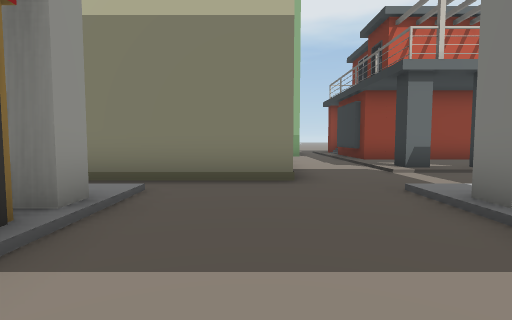
view 1 (above)

23 first-person views from a walk through a 3-D level made in the Unity game engine. The camera is 1.4 m above the floor, tilts 4° down and sees 80° across. The floor is counted in squares, 2 m on a side. Each view is taken from the middle of a square. On the plan, view 1 faces up. The plan holds only what a view shows up to about 10 squares ahead; the rest is blank. The place goes on beyond the plan. Some animated figures are not drawn.

view 2
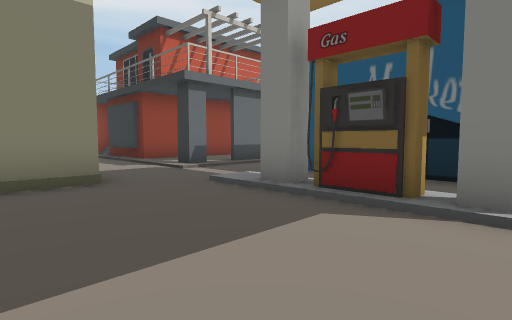

view 3
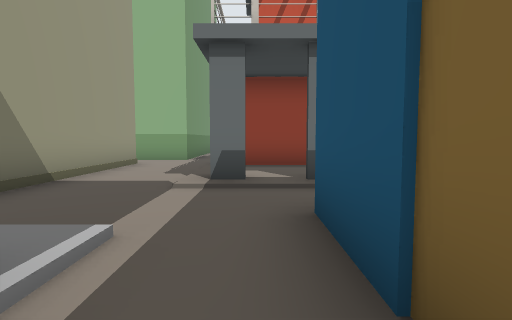

view 4
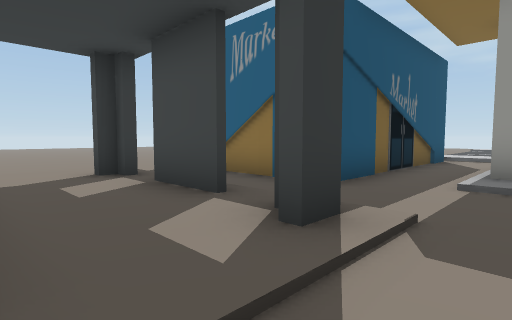

view 5
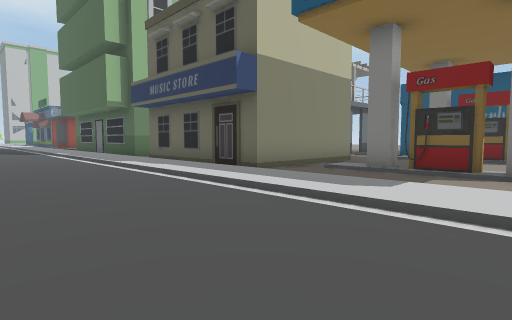

view 6
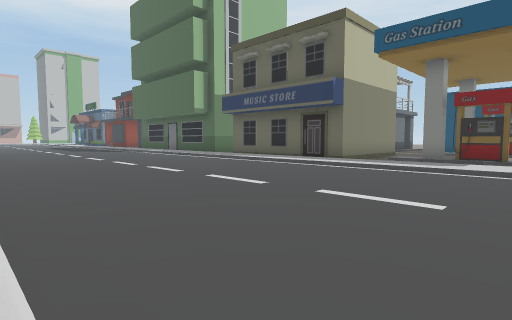

view 7
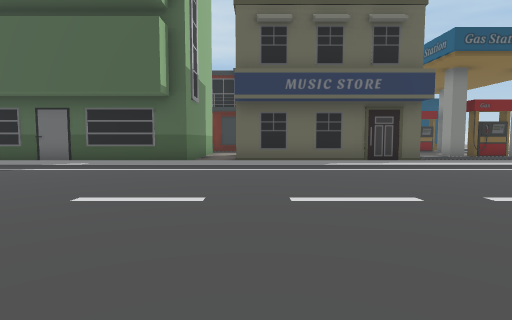

view 8
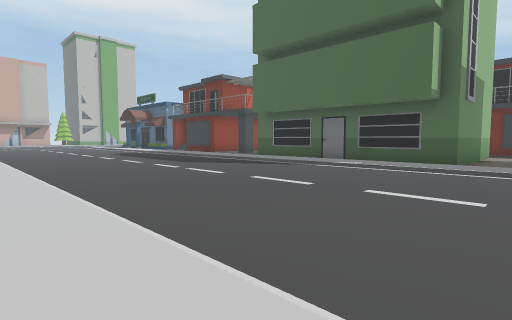

view 9
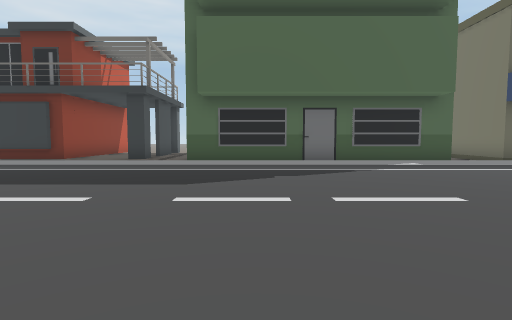

view 10
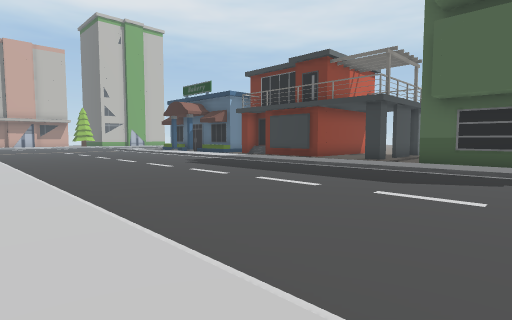

view 11
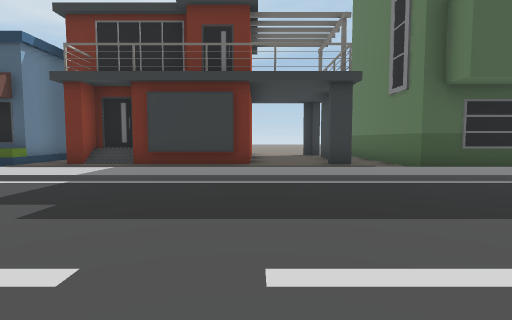

view 12
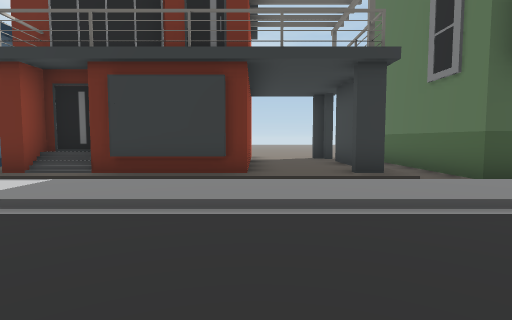

view 13
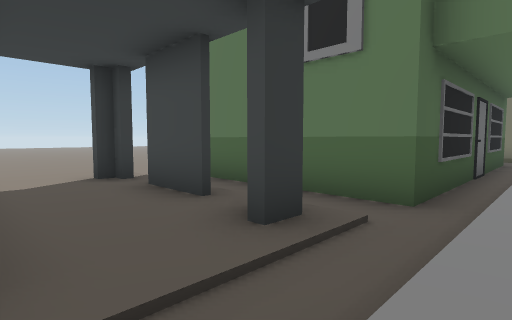

view 14
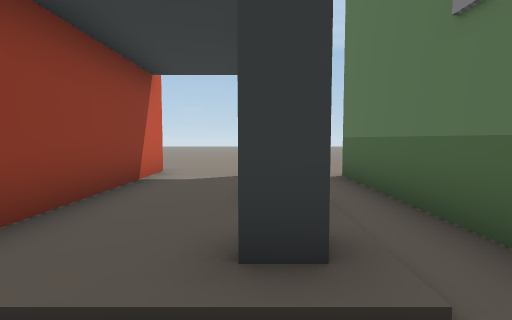

view 15
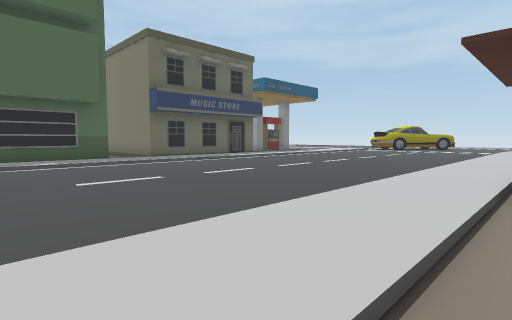

view 16
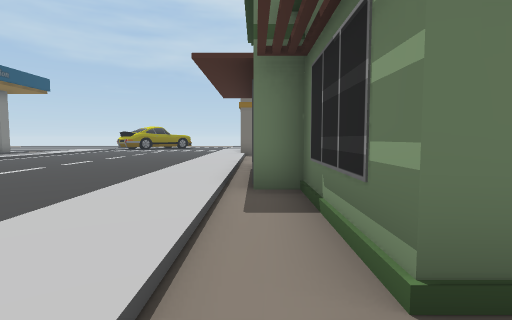

view 17
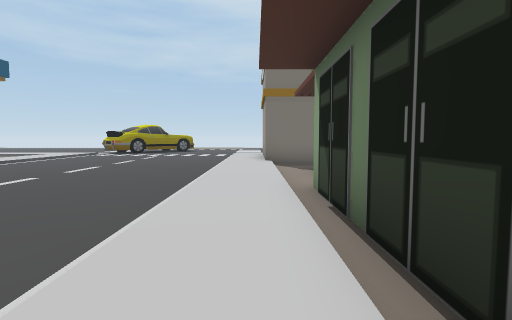

view 18
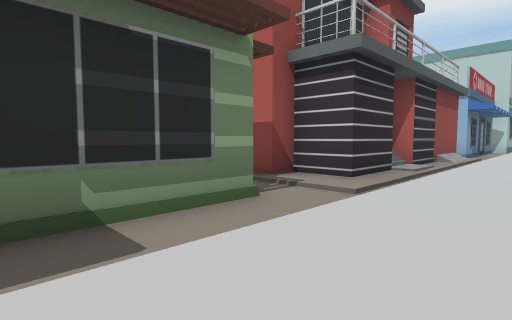

view 19
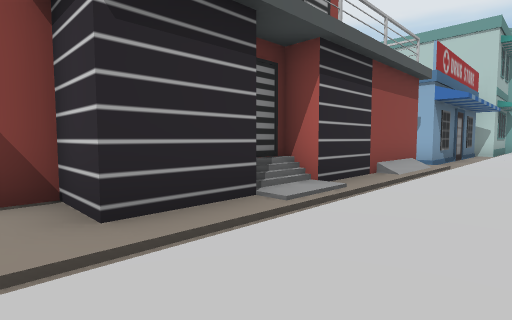

view 20
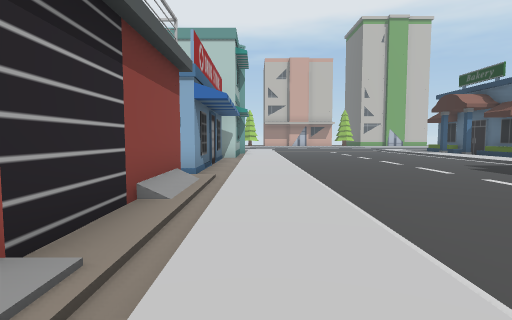

view 21
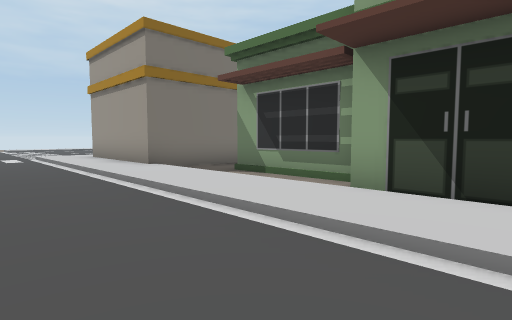

view 22
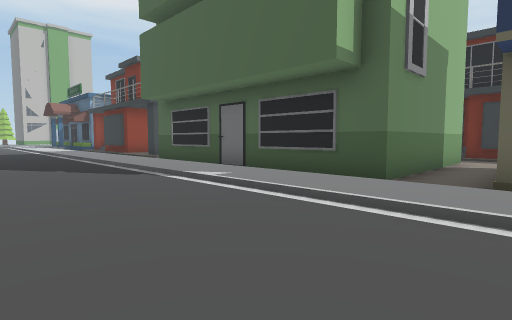

view 23
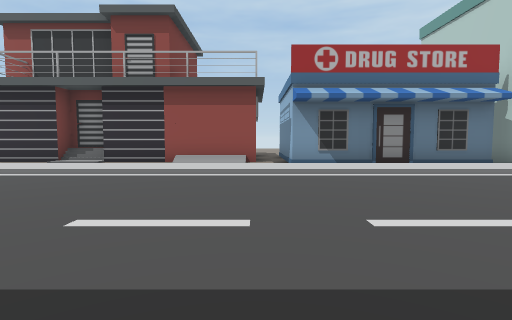

### Floor plan
Key: @ floor where view 1 was taken; # wall or solid block; x gap in a wall; . main floor; : floor 0.25 m higher than the main floor; / step, stairs or slope; B building.
Columns run from 17 left of view 1 to 14 right of it. Each row starts with its distance up from view 1.
 28  #.:/....../:./#
 27  #.:/....../:.##
 26  #.:/....../:.##
 25 ##.:/....../:.###### ..
 24  #///....../:.::::::...
 23  #///....../:.::::::.....
 22  #///....../:.#:#:#:.....
 21  #/:/....../:.//////....
 20  #/:/....../:.BBBBB...
 19  #/:/....../:.B
 18  #/:/....../:.B
 17 ##/:/....../:.B
 16 ::/:/....../:.B
 15  ..:/....../:.B
 14  B.:/....../:.B
 13  B.:/....../:.B
 12  B.:/....../:.BBBBB./#
 11  BB:/....../:......./#
 10   B:/....../:##  #../####
  9   B:/....../:#   #../::::
  8   B:/....../:#   #../:::::/.....
  7  BB:/....../:#   #..#:##:#/.....
  6  B.:/....../:##  #.............
  5  B.:/....../:.####......#  ..
  4  B.:/....../:../...//.###
  3  ..:/....../:..#...#/.#
  2 BBB:/....../:..#...x/.#
  1    :/....../:..#...#/.#
  0    :/....../:   .@.//.#

Positions as (right, up) in squares from view 1, and headings:
1: (0, 0), facing up
2: (-1, 0), facing up-right
3: (4, 2), facing up
4: (2, 9), facing down-right
5: (-9, 0), facing up-right
6: (-13, 0), facing up-right
7: (-13, 10), facing right
8: (-14, 10), facing up-right
9: (-13, 18), facing right
10: (-14, 17), facing up-right
11: (-11, 24), facing right
12: (-9, 24), facing right
13: (-5, 24), facing down-right
14: (-5, 22), facing right
15: (-15, 16), facing down-right
16: (-15, 16), facing down
17: (-14, 12), facing down
18: (-13, 12), facing up-left
19: (-13, 16), facing up-left
20: (-14, 18), facing up
21: (-11, 9), facing down-left
22: (-9, 10), facing up-right
23: (-7, 24), facing left
